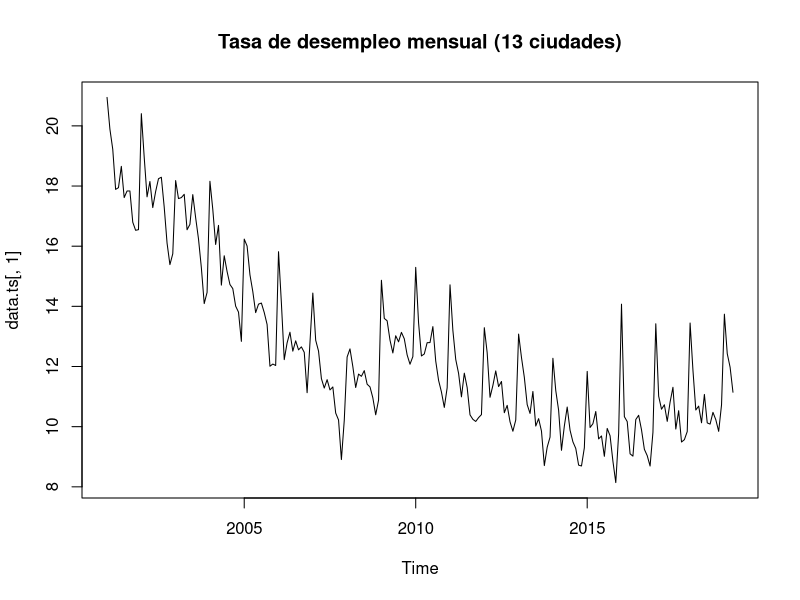
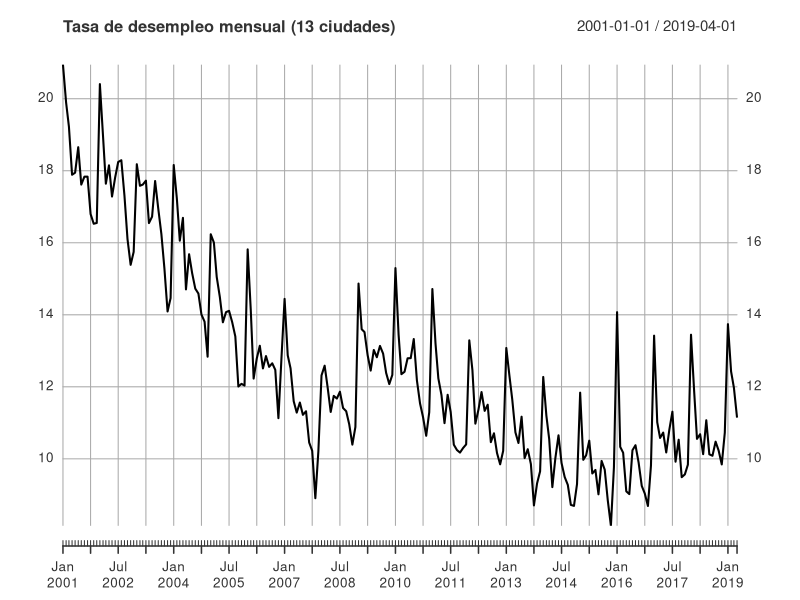
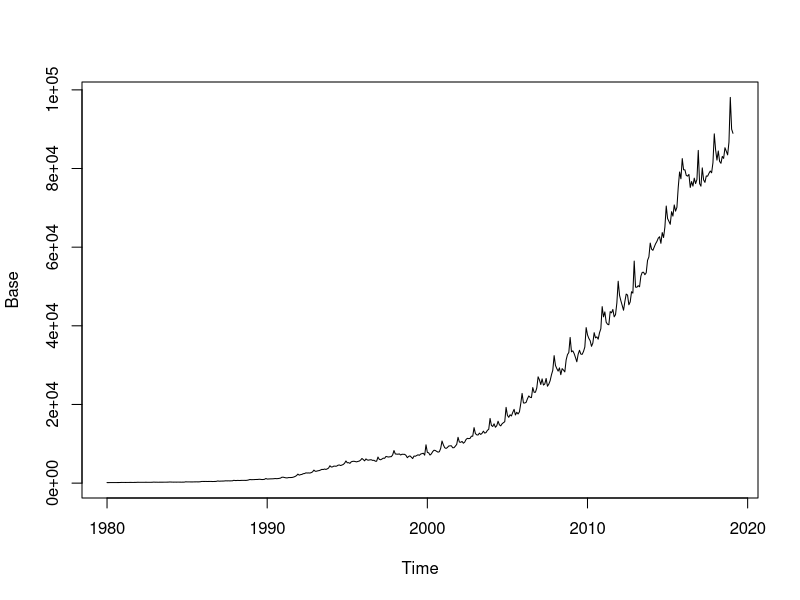

Source code (R) for these figures, in order:
library(readxl)
#la tasa de desempleo mensual de las 13 principales ciudades en Colombia (TD_13ciudades).
#El archivo también contiene series mensuales para las 13 principales ciudades de 
#Colombia el número de ocupados en miles de personas (Ocupados), los desocupados 
#(Desocupados) y los inactivos (Inactivos). Estos datos cubren el periodo enero 
#de 2001 a abril de 2019. 

# datosCOMP/
data <-read_excel("datosEmpleo.xlsx",
                  col_types = c("date", "numeric", "numeric",
                                "numeric", "numeric") )
data
class(data)

head(data)

tail(data)

#objeto de serie de tiempo de clase ts,
data.ts <- ts(data[,-1], start = c(2001,1), frequency = 12)
head(data.ts)

library(xts)

#Periocidad de la serie
periodicity(data.ts)

#Gráfica de la serie
ts.plot(data.ts[,1],
        main = "Tasa de desempleo mensual (13 ciudades)")



data.xts <- xts(data[,-1], order.by = data$mes)
class(xts)

#Si la columna mes no hubiese sido leída como una fecha, está se puede convertir a fecha 
#empleando la función as.Date.
data$mes <- as.Date(data$mes)
class(data$mes)

#Grafiquemos rápidamente la tasa de desempleo usando la función plot.xts de paquete xts.
plot.xts(data.xts$TD_13ciudades, main = "Tasa de desempleo mensual (13 ciudades)")
#Noten que este gráfico es mucho más estético que el anterior. Esta es una de las ventajas de los objetos xts.


TD.ts <- data.ts[,1]
head(TD.ts)
TD.xts <- data.xts$TD_13ciudades

#Antes de proceder a descomponer esta serie, carguemos la serie mensual de la 
#base monetaria sólo como un objeto ts.
Base <- read.csv("base.csv", sep=",")
Base <- ts(Base, start = c(1980, 1), frequency = 12)

ts.plot(Base)
